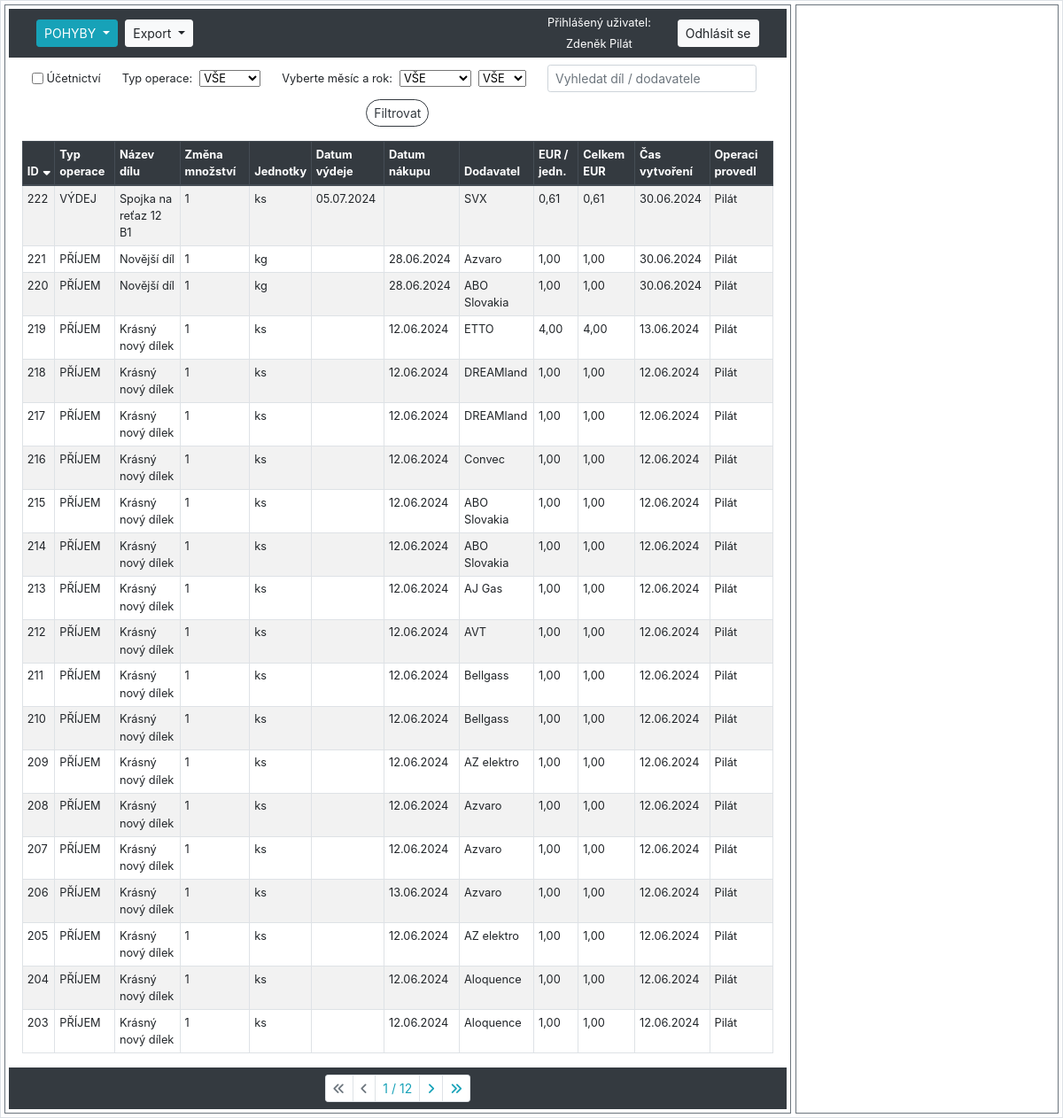
/sklad/audit_logs/ (signed in), run on the app's committed database.
### hpm_sklad/models.py (models this page shows, shortened)
class AuditLog(models.Model):
    class Meta:
        verbose_name_plural = "Auditovací logy"
        ordering = ["-id"]
    MOVEMENT_CHOICES = [
        ('PŘÍJEM', 'Příjem'),
        ('VÝDEJ', 'Výdej')
    ]
    JEDNOTKY_CHOICES = [
        ('ks', 'kus'),
        ('kg', 'kilogram'),
        ('par', 'pár'),
        ('l', 'litr'),
        ('m', 'metr'),
        ('baleni', 'balení'),
    ]
    ucetnictvi = models.BooleanField(verbose_name="Účetnictví")
    evidencni_cislo = models.ForeignKey(Sklad, on_delete=models.CASCADE, verbose_name="Evidenční číslo")
    interne_cislo = models.IntegerField(null=True, verbose_name="Číslo karty")
    objednano = models.CharField(max_length=100, null=True, blank=True, verbose_name="Objednáno?")
    nazev_dilu = models.CharField(max_length=100, verbose_name="Název dílu", db_index=True)
    zmena_mnozstvi = models.IntegerField(verbose_name="Změna množství")
    mnozstvi = models.PositiveIntegerField(verbose_name="Množství")
    jednotky = models.CharField(max_length=10, choices=JEDNOTKY_CHOICES, default='ks', verbose_name="Jednotky")
    typ_operace = models.CharField(max_length=10, choices=MOVEMENT_CHOICES, verbose_name="Typ operace")
    pouzite_zarizeni = models.CharField(max_length=70, null=True, verbose_name="Pro zařízení")
    umisteni = models.CharField(max_length=25, verbose_name="Umístění")
    dodavatel = models.CharField(max_length=70, verbose_name="Dodavatel")
    datum_vydeje = models.DateField(null=True, blank=True, verbose_name="Datum výdeje")
    datum_nakupu = models.DateField(null=True, blank=True, verbose_name="Datum nákupu")
    cislo_objednavky = models.CharField(max_length=20, null=True, blank=True, verbose_name="Číslo objednávky")
    jednotkova_cena_eur = models.FloatField(default=0.0, verbose_name="EUR/jednotka")
    celkova_cena_eur = models.FloatField(default=0.0, verbose_name="Celkem EUR")
    cas_vytvoreni = models.DateTimeField(auto_now_add=True, verbose_name="Čas vytvoření")
    operaci_provedl = models.ForeignKey(User, on_delete=models.CASCADE, verbose_name="Operaci provedl")
    poznamka = models.CharField(null=True, blank=True, max_length=200, verbose_name="Poznámka")

### hpm_sklad/views.py (the view, shortened to what this page needs)
# urls.py: path('sklad/audit_logs/', views.AuditLogListView.as_view(), name='audit_log'),
class AuditLogListView(LoginRequiredMixin, ListView):
    model = AuditLog
    template_name = 'hpm_sklad/audit_log.html'
    paginate_by = 20
    export_csv = False
    graph = False
    def get_context_data(self, **kwargs):
        context = super().get_context_data(**kwargs)
        selected_id = self.request.GET.get('selected', None)
        if selected_id:
            context['selected_item'] = get_object_or_404(AuditLog, id=selected_id)
        else:
            context['selected_item'] = None
        current_year = datetime.datetime.now().year
        context['years'] = range(current_year, 2023, -1)
        context.update({
            'db_table': 'audit_log',
            'sort': self.request.GET.get('sort', 'id'),
            'order': self.request.GET.get('order', 'down'),
            'query': self.request.GET.get('query', ''),
            'typ_operace': self.request.GET.get('typ_operace', 'VŠE'),
            'month': self.request.GET.get('month', 'VŠE'),
            'year': self.request.GET.get('year', 'VŠE'),
            'ucetnictvi': self.request.GET.get('ucetnictvi', ''),
            'current_user': self.request.user,
        })
        return context
    def get_queryset(self):
        queryset = AuditLog.objects.all()
        query = self.request.GET.get('query', '')
        sort = self.request.GET.get('sort', 'id')
        order = self.request.GET.get('order', 'down')
        if query:
            queryset = queryset.filter(
                Q(nazev_dilu__icontains=query) | Q(dodavatel__icontains=query)
            )
        if self.request.GET.get('ucetnictvi', '') == 'on':
            queryset = queryset.filter(ucetnictvi=True)
        typ_operace = self.request.GET.get('typ_operace', 'VŠE')
        if typ_operace != 'VŠE':
            queryset = queryset.filter(typ_operace=typ_operace)
        self.month = self.request.GET.get('month', 'VŠE')
        self.year = self.request.GET.get('year', 'VŠE')
        if self.month != 'VŠE':
            queryset = queryset.filter(
                Q(datum_vydeje__month=self.month) | Q(datum_nakupu__month=self.month)
            )
        if self.year != 'VŠE':
            queryset = queryset.filter(
                Q(datum_vydeje__year=self.year) | Q(datum_nakupu__year=self.year)
            )
        if order == 'down':
            sort = f"-{sort}"
        queryset = queryset.order_by(sort)
        return queryset
    def render_to_response(self, context, **response_kwargs):
        if getattr(self, 'export_csv', False):
            return self.export_to_csv(self.get_queryset())
        elif getattr(self, 'graph', False):
            return self.generate_graph_to_pdf(self.get_queryset())
        else:
            return super().render_to_response(context, **response_kwargs)

### hpm_sklad/templatetags/custom_filters.py (called while the page is built)
@register.filter
def url_remove_param(querystring, params):
    params = params.split(',')
    new_querystring = '&'.join(
        f"{key}={value}"
        for part in querystring.split('&')
        if '=' in part and (key := part.split('=')[0]) not in params and (value := part.split('=')[1])
    )
    return new_querystring

### hpm_sklad/templates/hpm_sklad/audit_log.html (shortened to what this page needs)
{% extends "hpm_sklad/base_left_right_column.html" %}
{% load static %}
{% load custom_filters %}
{% block left_content %}
    <form method="GET" action="" class="form-inline justify-content-center align-items-center small my-2">
        <div class="form-group form-check mx-sm-2 mb-2">
            <input type="checkbox" class="form-check-input" name="ucetnictvi" id="ucetnictvi" {% if request.GET.ucetnictvi == 'on' %}checked{% endif %}>
            <label class="form-check-label mr-sm-2" for="ucetnictvi">Účetnictví</label>
        </div>
        <div class="form-group mx-sm-2 mb-2">
            <label for="typ_operace" class="mr-sm-2">Typ operace:</label>
            <select name="typ_operace" class="form-select form-select-sm mr-sm-2" id="typ_operace">
                <option value="VŠE" {% if request.GET.typ_operace == 'VŠE' or not request.GET.typ_operace %}selected{% endif %}>VŠE</option>
            </select>
        </div>
        <div class="form-group ml-sm-2 mb-2">
            <label for="month" class="mr-sm-2">Vyberte měsíc a rok:</label>
            <select name="month" id="month" class="form-select form-select-sm mr-sm-2">
                <option value="VŠE" {% if request.GET.month == 'VŠE' or not request.GET.month %}selected{% endif %}>VŠE</option>
            </select>
        </div>
        <div class="form-group mr-sm-2 mb-2">
            <select name="year" id="year" class="form-select form-select-sm mr-sm-2">
                <option value="VŠE" {% if request.GET.year == 'VŠE' or not request.GET.year %}selected{% endif %}>VŠE</option>
            </select>
        </div>
        <div class="form-group mx-sm-2 mb-2">
            <input class="form-control form-control-sm mr-sm-2" type="text" name="query" placeholder="Vyhledat díl / dodavatele" value="{{ request.GET.query }}">
        </div>
        <div class="form-group mx-sm-2 mb-2">
            <button class="btn btn-outline-dark btn-sm rounded-pill" type="submit">Filtrovat</button>
        </div>
    </form>
    <div class="container-fluid">
        <table class="table table-sm table-hover table-striped table-bordered">
            <thead class="thead-dark">
                <tr>
                    {% with request.GET.urlencode as querystring %}
                        <th>
                            <a href="?sort=id&order={% if request.GET.sort == 'id' and request.GET.order == 'up' %}down{% else %}up{% endif %}&{{ querystring|url_remove_param:'sort,order' }}">
                                ID
                                {% if not request.GET.sort %}
                                    <i class="fas fa-sort-down"></i>
                                {% endif %}
                            </a>
                        </th>
                        <th>
                            <a href="?sort=typ_operace&order={% if request.GET.sort == 'typ_operace' and request.GET.order == 'up' %}down{% else %}up{% endif %}&{{ querystring|url_remove_param:'sort,order' }}">
                                Typ operace
                            </a>
                        </th>
                        <th>
                            <a href="?sort=nazev_dilu&order={% if request.GET.sort == 'nazev_dilu' and request.GET.order == 'up' %}down{% else %}up{% endif %}&{{ querystring|url_remove_param:'sort,order' }}">
                                Název dílu
                            </a>
                        </th>
                        <th>
                            <a href="?sort=zmena_mnozstvi&order={% if request.GET.sort == 'zmena_mnozstvi' and request.GET.order == 'up' %}down{% else %}up{% endif %}&{{ querystring|url_remove_param:'sort,order' }}">
                                Změna množství
                            </a>
                        </th>
                        <th>
                            <a href="?sort=jednotky&order={% if request.GET.sort == 'jednotky' and request.GET.order == 'up' %}down{% else %}up{% endif %}&{{ querystring|url_remove_param:'sort,order' }}">
                                Jednotky
                            </a>
                        </th>
                        <th>
                            <a href="?sort=datum_vydeje&order={% if request.GET.sort == 'datum_vydeje' and request.GET.order == 'up' %}down{% else %}up{% endif %}&{{ querystring|url_remove_param:'sort,order' }}">
                                Datum výdeje
                            </a>
                        </th>
                        <th>
                            <a href="?sort=datum_nakupu&order={% if request.GET.sort == 'datum_nakupu' and request.GET.order == 'up' %}down{% else %}up{% endif %}&{{ querystring|url_remove_param:'sort,order' }}">
                                Datum nákupu
                            </a>
                        </th>
                        <th>
                            <a href="?sort=dodavatel&order={% if request.GET.sort == 'dodavatel' and request.GET.order == 'up' %}down{% else %}up{% endif %}&{{ querystring|url_remove_param:'sort,order' }}">
                                Dodavatel
                            </a>
                        </th>
                        <th>
                            <a href="?sort=jednotkova_cena_eur&order={% if request.GET.sort == 'jednotkova_cena_eur' and request.GET.order == 'up' %}down{% else %}up{% endif %}&{{ querystring|url_remove_param:'sort,order' }}">
                                EUR / jedn.
                            </a>
                        </th>
                        <th>
                            <a href="?sort=celkova_cena_eur&order={% if request.GET.sort == 'celkova_cena_eur' and request.GET.order == 'up' %}down{% else %}up{% endif %}&{{ querystring|url_remove_param:'sort,order' }}">
                                Celkem EUR
                            </a>
                        </th>
                        <th>
                            <a href="?sort=cas_vytvoreni&order={% if request.GET.sort == 'cas_vytvoreni' and request.GET.order == 'up' %}down{% else %}up{% endif %}&{{ querystring|url_remove_param:'sort,order' }}">
                                Čas vytvoření
                            </a>
                        </th>
                        <th>
                            <a href="?sort=operaci_provedl&order={% if request.GET.sort == 'operaci_provedl' and request.GET.order == 'up' %}down{% else %}up{% endif %}&{{ querystring|url_remove_param:'sort,order' }}">
                                Operaci provedl
                            </a>
                        </th>
                    {% endwith %}
                </tr>
            </thead>
            <tbody class="show-pointer">
                {% for item in object_list %}
                    <tr data-id="{{ item.id }}" data-detail-url="{% url 'detail_audit_log' item.id %}" onclick="loadDetail('{% url 'detail_audit_log' item.id %}', '{{ item.id }}')"
                    {% if item.id == selected_item.id %} class="table-info"{% endif %}>
                        <td>{{ item.id }}</td>
                        <td>{{ item.typ_operace }}</td>
                        <td>{{ item.nazev_dilu|truncatechars:58 }}</td>
                        <td>{{ item.zmena_mnozstvi }}</td>
                        <td>{{ item.jednotky }}</td>
                        <td>{{ item.datum_vydeje | date:"d.m.Y" }}</td>
                        <td>{{ item.datum_nakupu | date:"d.m.Y" }}</td>
                        <td>{{ item.dodavatel|truncatechars:20 }}</td>
                        <td>{{ item.jednotkova_cena_eur|floatformat:2 }}</td>
                        <td>{{ item.celkova_cena_eur|floatformat:2 }}</td>
                        <td>{{ item.cas_vytvoreni|date:"d.m.Y" }}</td>
                        <td>{{ item.operaci_provedl.last_name }}</td>
                    </tr>
                {% endfor %}
            </tbody>
        </table>
    </div>
    {% include "hpm_sklad/pagination.html" %}
{% endblock %}

### hpm_sklad/templates/hpm_sklad/navbar.html (shortened to what this page needs)
<nav class="navbar navbar-expand-lg navbar-dark bg-dark">
    <div class="col">
        <div class="btn-group btn-group-sm dropdown my-1 mr-1">
            <button class="btn btn-info dropdown-toggle" type="button" id="dropdownMenuButton1" data-toggle="dropdown" aria-haspopup="true" aria-expanded="false">
                {% if db_table == 'sklad' %}SKLAD{% elif db_table == 'audit_log' %}POHYBY{% elif db_table == 'dodavatele' %}DODAVATELÉ{% else %}Výběr modulu{% endif %}
            </button>
        </div>
        {% if db_table %}
            <div class="btn-group btn-group-sm dropdown mr-1">
                <button class="btn btn-light dropdown-toggle" type="button" id="dropdownMenuButton2" data-toggle="dropdown" aria-haspopup="true" aria-expanded="false">
                    Export
                </button>
            </div>
        {% endif %}
    </div>
    {% if user.is_authenticated %}
        <div class="col-auto">
            <div>
                <p class="h6 small text-white">Přihlášený uživatel:</p>
            </div>
            <div>
                <p class="h6 small text-center my-0 text-white">{{ current_user.first_name }} {{ current_user.last_name }}</p>
            </div>
        </div>
        <div class="col-auto">
            <a class="btn btn-light btn-sm" href="{% url 'logout' %}">Odhlásit se</a>
        </div>
    {% else %}
        <div class="col-auto">
            <a class="btn btn-light btn-sm" href="{% url 'login' %}">Přihlásit se</a>
            <a class="btn btn-light btn-sm" href="{% url 'signup' %}">Registrace</a>
        </div>
    {% endif %}
</nav>

### hpm_sklad/static/css/style.css (style rules this page uses)
form .form-group { margin-bottom: 5px; }
table { font-size: 0.8rem; }
.table-sm th a { color: inherit; text-decoration: none; display: inline-flex; align-items: center; }
.table-sm th a .fa-sort-up, .table-sm th a .fa-sort-down { margin-left: 5px; }
.show-pointer { cursor: pointer; }

### data on the page
AuditLog: id "222", typ_operace "VÝDEJ", nazev_dilu "Spojka na reťaz 12 B1", zmena_mnozstvi "1", jednotky "ks", datum_vydeje "05.07.2024", dodavatel "SVX", jednotkova_cena_eur "0,61", celkova_cena_eur "0,61", cas_vytvoreni "30.06.2024", operaci_provedl.last_name "Pilát"
AuditLog: id "221", typ_operace "PŘÍJEM", nazev_dilu "Novější díl", zmena_mnozstvi "1", jednotky "kg", datum_nakupu "28.06.2024", dodavatel "Azvaro", jednotkova_cena_eur "1,00", celkova_cena_eur "1,00", cas_vytvoreni "30.06.2024", operaci_provedl.last_name "Pilát"
AuditLog: id "220", typ_operace "PŘÍJEM", nazev_dilu "Novější díl", zmena_mnozstvi "1", jednotky "kg", datum_nakupu "28.06.2024", dodavatel "ABO Slovakia", jednotkova_cena_eur "1,00", celkova_cena_eur "1,00", cas_vytvoreni "30.06.2024", operaci_provedl.last_name "Pilát"
AuditLog: id "219", typ_operace "PŘÍJEM", nazev_dilu "Krásný nový dílek", zmena_mnozstvi "1", jednotky "ks", datum_nakupu "12.06.2024", dodavatel "ETTO", jednotkova_cena_eur "4,00", celkova_cena_eur "4,00", cas_vytvoreni "13.06.2024", operaci_provedl.last_name "Pilát"
AuditLog: id "218", typ_operace "PŘÍJEM", nazev_dilu "Krásný nový dílek", zmena_mnozstvi "1", jednotky "ks", datum_nakupu "12.06.2024", dodavatel "DREAMland", jednotkova_cena_eur "1,00", celkova_cena_eur "1,00", cas_vytvoreni "12.06.2024", operaci_provedl.last_name "Pilát"
AuditLog: id "217", typ_operace "PŘÍJEM", nazev_dilu "Krásný nový dílek", zmena_mnozstvi "1", jednotky "ks", datum_nakupu "12.06.2024", dodavatel "DREAMland", jednotkova_cena_eur "1,00", celkova_cena_eur "1,00", cas_vytvoreni "12.06.2024", operaci_provedl.last_name "Pilát"
AuditLog: id "216", typ_operace "PŘÍJEM", nazev_dilu "Krásný nový dílek", zmena_mnozstvi "1", jednotky "ks", datum_nakupu "12.06.2024", dodavatel "Convec", jednotkova_cena_eur "1,00", celkova_cena_eur "1,00", cas_vytvoreni "12.06.2024", operaci_provedl.last_name "Pilát"
AuditLog: id "215", typ_operace "PŘÍJEM", nazev_dilu "Krásný nový dílek", zmena_mnozstvi "1", jednotky "ks", datum_nakupu "12.06.2024", dodavatel "ABO Slovakia", jednotkova_cena_eur "1,00", celkova_cena_eur "1,00", cas_vytvoreni "12.06.2024", operaci_provedl.last_name "Pilát"
AuditLog: id "214", typ_operace "PŘÍJEM", nazev_dilu "Krásný nový dílek", zmena_mnozstvi "1", jednotky "ks", datum_nakupu "12.06.2024", dodavatel "ABO Slovakia", jednotkova_cena_eur "1,00", celkova_cena_eur "1,00", cas_vytvoreni "12.06.2024", operaci_provedl.last_name "Pilát"
AuditLog: id "213", typ_operace "PŘÍJEM", nazev_dilu "Krásný nový dílek", zmena_mnozstvi "1", jednotky "ks", datum_nakupu "12.06.2024", dodavatel "AJ Gas", jednotkova_cena_eur "1,00", celkova_cena_eur "1,00", cas_vytvoreni "12.06.2024", operaci_provedl.last_name "Pilát"
AuditLog: id "212", typ_operace "PŘÍJEM", nazev_dilu "Krásný nový dílek", zmena_mnozstvi "1", jednotky "ks", datum_nakupu "12.06.2024", dodavatel "AVT", jednotkova_cena_eur "1,00", celkova_cena_eur "1,00", cas_vytvoreni "12.06.2024", operaci_provedl.last_name "Pilát"
AuditLog: id "211", typ_operace "PŘÍJEM", nazev_dilu "Krásný nový dílek", zmena_mnozstvi "1", jednotky "ks", datum_nakupu "12.06.2024", dodavatel "Bellgass", jednotkova_cena_eur "1,00", celkova_cena_eur "1,00", cas_vytvoreni "12.06.2024", operaci_provedl.last_name "Pilát"
AuditLog: id "210", typ_operace "PŘÍJEM", nazev_dilu "Krásný nový dílek", zmena_mnozstvi "1", jednotky "ks", datum_nakupu "12.06.2024", dodavatel "Bellgass", jednotkova_cena_eur "1,00", celkova_cena_eur "1,00", cas_vytvoreni "12.06.2024", operaci_provedl.last_name "Pilát"
AuditLog: id "209", typ_operace "PŘÍJEM", nazev_dilu "Krásný nový dílek", zmena_mnozstvi "1", jednotky "ks", datum_nakupu "12.06.2024", dodavatel "AZ elektro", jednotkova_cena_eur "1,00", celkova_cena_eur "1,00", cas_vytvoreni "12.06.2024", operaci_provedl.last_name "Pilát"
AuditLog: id "208", typ_operace "PŘÍJEM", nazev_dilu "Krásný nový dílek", zmena_mnozstvi "1", jednotky "ks", datum_nakupu "12.06.2024", dodavatel "Azvaro", jednotkova_cena_eur "1,00", celkova_cena_eur "1,00", cas_vytvoreni "12.06.2024", operaci_provedl.last_name "Pilát"
AuditLog: id "207", typ_operace "PŘÍJEM", nazev_dilu "Krásný nový dílek", zmena_mnozstvi "1", jednotky "ks", datum_nakupu "12.06.2024", dodavatel "Azvaro", jednotkova_cena_eur "1,00", celkova_cena_eur "1,00", cas_vytvoreni "12.06.2024", operaci_provedl.last_name "Pilát"
AuditLog: id "206", typ_operace "PŘÍJEM", nazev_dilu "Krásný nový dílek", zmena_mnozstvi "1", jednotky "ks", datum_nakupu "13.06.2024", dodavatel "Azvaro", jednotkova_cena_eur "1,00", celkova_cena_eur "1,00", cas_vytvoreni "12.06.2024", operaci_provedl.last_name "Pilát"
AuditLog: id "205", typ_operace "PŘÍJEM", nazev_dilu "Krásný nový dílek", zmena_mnozstvi "1", jednotky "ks", datum_nakupu "12.06.2024", dodavatel "AZ elektro", jednotkova_cena_eur "1,00", celkova_cena_eur "1,00", cas_vytvoreni "12.06.2024", operaci_provedl.last_name "Pilát"
AuditLog: id "204", typ_operace "PŘÍJEM", nazev_dilu "Krásný nový dílek", zmena_mnozstvi "1", jednotky "ks", datum_nakupu "12.06.2024", dodavatel "Aloquence", jednotkova_cena_eur "1,00", celkova_cena_eur "1,00", cas_vytvoreni "12.06.2024", operaci_provedl.last_name "Pilát"
AuditLog: id "203", typ_operace "PŘÍJEM", nazev_dilu "Krásný nový dílek", zmena_mnozstvi "1", jednotky "ks", datum_nakupu "12.06.2024", dodavatel "Aloquence", jednotkova_cena_eur "1,00", celkova_cena_eur "1,00", cas_vytvoreni "12.06.2024", operaci_provedl.last_name "Pilát"

### other printed values
{{ current_user.first_name }} "Zdeněk"
{{ current_user.last_name }} "Pilát"
{{ page_obj.number }} "1"
{{ page_obj.paginator.num_pages }} "12"
